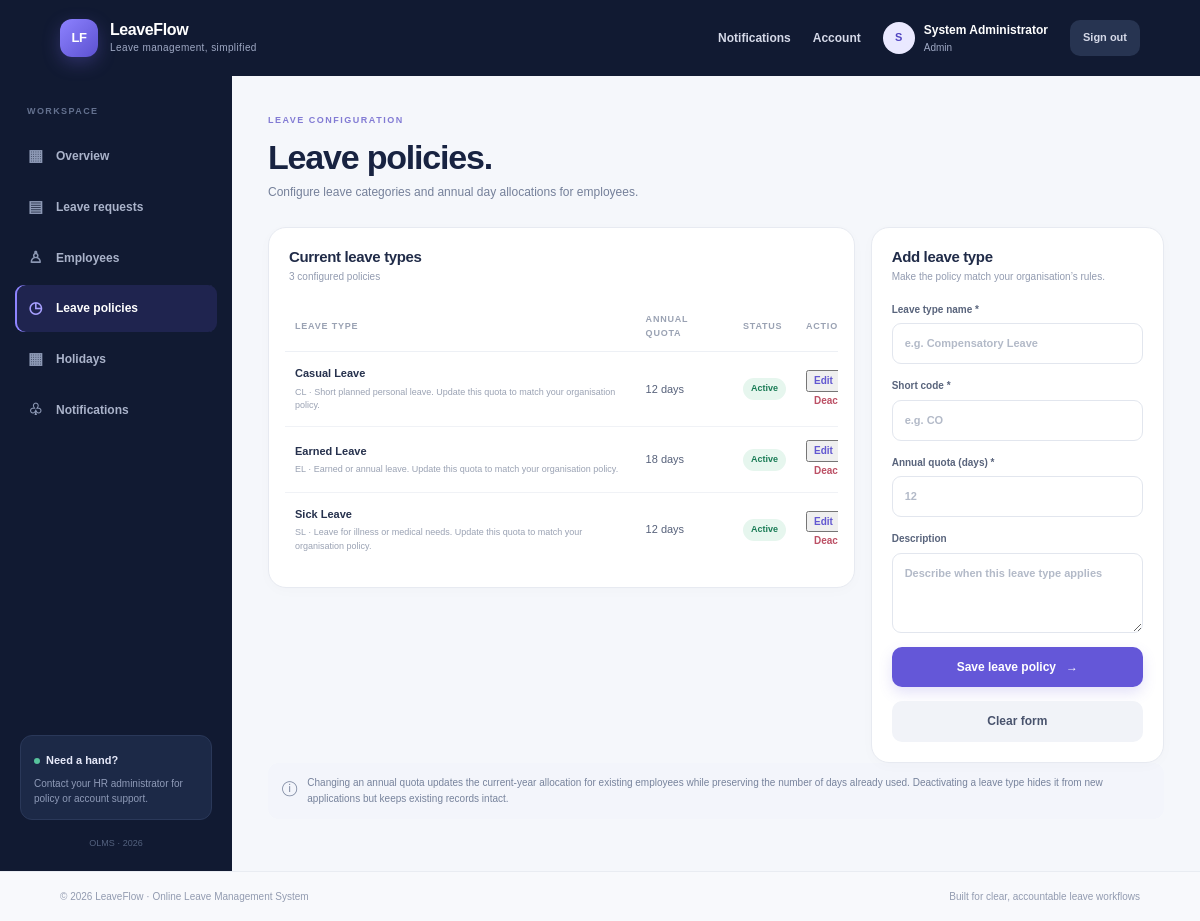
Page /admin/leave-types.php (signed in) on the committed database.
### tables this page shows
CREATE TABLE users (
    id BIGINT UNSIGNED NOT NULL AUTO_INCREMENT,
    employee_code VARCHAR(30) NOT NULL,
    full_name VARCHAR(120) NOT NULL,
    email VARCHAR(190) NOT NULL,
    phone VARCHAR(25) DEFAULT NULL,
    department VARCHAR(100) NOT NULL,
    designation VARCHAR(100) DEFAULT NULL,
    date_of_joining DATE DEFAULT NULL,
    password_hash VARCHAR(255) NOT NULL,
    role ENUM('employee','admin') NOT NULL DEFAULT 'employee',
    status ENUM('active','inactive') NOT NULL DEFAULT 'active',
    created_at TIMESTAMP NOT NULL DEFAULT CURRENT_TIMESTAMP,
    updated_at TIMESTAMP NOT NULL DEFAULT CURRENT_TIMESTAMP ON UPDATE CURRENT_TIMESTAMP,
    PRIMARY KEY (id),
    UNIQUE KEY uq_users_employee_code (employee_code),
    UNIQUE KEY uq_users_email (email),
    KEY idx_users_department_status (department, status),
    KEY idx_users_role (role)
);

CREATE TABLE leave_types (
    id BIGINT UNSIGNED NOT NULL AUTO_INCREMENT,
    name VARCHAR(80) NOT NULL,
    code VARCHAR(20) NOT NULL,
    annual_quota DECIMAL(6,2) NOT NULL DEFAULT 0,
    description VARCHAR(255) DEFAULT NULL,
    is_active TINYINT(1) NOT NULL DEFAULT 1,
    created_at TIMESTAMP NOT NULL DEFAULT CURRENT_TIMESTAMP,
    updated_at TIMESTAMP NOT NULL DEFAULT CURRENT_TIMESTAMP ON UPDATE CURRENT_TIMESTAMP,
    PRIMARY KEY (id),
    UNIQUE KEY uq_leave_types_code (code),
    UNIQUE KEY uq_leave_types_name (name)
);

### includes/bootstrap.php (called while the page is built, shortened)
<?php
$config = require __DIR__ . '/../config/config.php';
require_once __DIR__ . '/functions.php';
$BASE_URL = rtrim((string)($config['app_url'] ?? ''), '/');
if ($BASE_URL === '') {
    $script = str_replace('\\', '/', (string)($_SERVER['SCRIPT_NAME'] ?? ''));
    $basePath = rtrim(str_replace('\\', '/', dirname($script)), '/.');
    if (preg_match('#/(employee|admin|cron)$#', $basePath)) {
        $basePath = substr($basePath, 0, strrpos($basePath, '/'));
    }
    $BASE_URL = $basePath === '' ? '' : $basePath;
}

### includes/functions.php (called while the page is built, shortened)
<?php
function h(?string $value): string
{
    return htmlspecialchars((string)$value, ENT_QUOTES | ENT_SUBSTITUTE, 'UTF-8');
}
function url(string $path = ''): string
{
    global $BASE_URL;
    return ($BASE_URL ?? '') . '/' . ltrim($path, '/');
}
function current_user(): ?array
{
    return $_SESSION['user'] ?? null;
}
function require_login(): array
{
    global $pdo;
    $user = current_user();
    $stmt = $pdo->prepare('SELECT id, employee_code, full_name, email, department, designation, role, status FROM users WHERE id = ? LIMIT 1');
    $stmt->execute([(int)$user['id']]);
    $freshUser = $stmt->fetch();
    return $freshUser;
}
function require_role(string $role): array
{
    $user = require_login();
    return $user;
}
function format_days(float|int|string|null $days): string
{
    $number = (float)$days;
    return rtrim(rtrim(number_format($number, 2, '.', ''), '0'), '.') . ' ' . ($number === 1.0 ? 'day' : 'days');
}

### admin/leave-types.php (the view, shortened to what this page needs)
<?php
require __DIR__ . '/../includes/bootstrap.php';
$admin = require_role('admin');
$types = $pdo->query('SELECT * FROM leave_types ORDER BY is_active DESC, name')->fetchAll();
require __DIR__ . '/../includes/header.php';
?>
<div class="page-heading"><div><span class="eyebrow">LEAVE CONFIGURATION</span><h1>Leave policies.</h1><p>Configure leave categories and annual day allocations for employees.</p></div></div>
<div class="policy-layout"><section class="panel"><div class="panel-heading"><div><h2>Current leave types</h2><p><?= count($types) ?> configured policies</p></div></div><?php if (!$types): ?><div class="empty-state"><strong>No leave types yet</strong></div><?php else: ?><div class="table-wrap"><table><thead><tr><th>Leave type</th><th>Annual quota</th><th>Status</th><th>Action</th></tr></thead><tbody><?php foreach ($types as $type): ?><tr><td><strong><?= h($type['name']) ?></strong><small class="cell-sub"><?= h($type['code']) ?> · <?= h($type['description'] ?: 'No description') ?></small></td><td><?= h(format_days($type['annual_quota'])) ?></td><td><span class="status-badge status-<?= $type['is_active'] ? 'success' : 'muted' ?>"><?= $type['is_active'] ? 'Active' : 'Inactive' ?></span></td><td><button class="table-action" type="button" data-edit-policy data-id="<?= (int)$type['id'] ?>" data-name="<?= h($type['name']) ?>" data-code="<?= h($type['code']) ?>" data-quota="<?= h((string)$type['annual_quota']) ?>" data-description="<?= h($type['description'] ?? '') ?>">Edit</button><form method="post" class="inline-form"><?= csrf_field() ?><input type="hidden" name="action" value="toggle"><input type="hidden" name="id" value="<?= (int)$type['id'] ?>"><button class="link-danger" type="submit"><?= $type['is_active'] ? 'Deactivate' : 'Activate' ?></button></form></td></tr><?php endforeach; ?></tbody></table></div><?php endif; ?></section>
<section class="panel policy-form-panel"><div class="panel-heading"><div><h2 id="policy-form-title">Add leave type</h2><p>Make the policy match your organisation’s rules.</p></div></div><form method="post" id="policy-form" class="form-stack"><?= csrf_field() ?><input type="hidden" name="action" value="save"><input type="hidden" name="id" id="policy-id" value=""><label>Leave type name *<input name="name" id="policy-name" required maxlength="80" placeholder="e.g. Compensatory Leave"></label><label>Short code *<input name="code" id="policy-code" required maxlength="20" placeholder="e.g. CO"></label><label>Annual quota (days) *<input type="number" name="annual_quota" id="policy-quota" min="0" max="366" step="0.5" required placeholder="12"></label><label>Description<textarea name="description" id="policy-description" rows="3" maxlength="255" placeholder="Describe when this leave type applies"></textarea></label><button class="btn btn-primary btn-block" type="submit">Save leave policy <span>→</span></button><button class="btn btn-quiet btn-block" type="reset" id="policy-reset">Clear form</button></form></section></div>
<div class="form-hint"><span>ⓘ</span><p>Changing an annual quota updates the current-year allocation for existing employees while preserving the number of days already used. Deactivating a leave type hides it from new applications but keeps existing records intact.</p></div>
<?php require __DIR__ . '/../includes/footer.php'; ?>

### includes/header.php (shortened to what this page needs)
<?php
$user = current_user();
$unreadCount = ($user && isset($pdo)) ? unread_notification_count($pdo, (int)$user['id']) : 0;
?>
<!doctype html>
<html lang="en">
<head>
    <link rel="stylesheet" href="<?= h(url('assets/css/style.css')) ?>">
</head>
<body>
<div class="app-shell">
    <header class="topbar">
        <a class="brand" href="<?= h(url($user ? ($user['role'] === 'admin' ? 'admin/dashboard.php' : 'employee/dashboard.php') : 'index.php')) ?>">
            <span class="brand-mark">LF</span><span><strong>LeaveFlow</strong><small>Leave management, simplified</small></span>
        </a>
        <nav class="top-actions">
            <?php if ($user): ?>
                <a class="top-link notification-link" href="<?= h(url('employee/notifications.php')) ?>" aria-label="Notifications">Notifications </a>
                <a class="top-link" href="<?= h(url('account.php')) ?>">Account</a>
                <span class="user-chip"><span class="avatar"><?= h(strtoupper(substr($user['full_name'], 0, 1))) ?></span><span><?= h($user['full_name']) ?><small><?= h(ucfirst($user['role'])) ?></small></span></span>
                <a class="btn btn-quiet btn-small" href="<?= h(url('logout.php')) ?>">Sign out</a>
            <?php else: ?>
                <a class="top-link" href="<?= h(url('login.php')) ?>">Sign in</a>
                <a class="btn btn-primary btn-small" href="<?= h(url('register.php')) ?>">Create account</a>
            <?php endif; ?>
        </nav>
    </header>
    <?php if ($user): ?>
    <div class="workspace">
        <aside class="sidebar">
            <div class="side-label">WORKSPACE</div>
            <?php if ($user['role'] === 'admin'): ?>
                <a class="side-link <?= str_contains($_SERVER['SCRIPT_NAME'] ?? '', 'dashboard.php') ? 'active' : '' ?>" href="<?= h(url('admin/dashboard.php')) ?>"><span>▦</span> Overview</a>
                <a class="side-link <?= str_contains($_SERVER['SCRIPT_NAME'] ?? '', 'leaves.php') ? 'active' : '' ?>" href="<?= h(url('admin/leaves.php')) ?>"><span>▤</span> Leave requests</a>
                <a class="side-link <?= str_contains($_SERVER['SCRIPT_NAME'] ?? '', 'employees.php') ? 'active' : '' ?>" href="<?= h(url('admin/employees.php')) ?>"><span>♙</span> Employees</a>
                <a class="side-link <?= str_contains($_SERVER['SCRIPT_NAME'] ?? '', 'leave-types.php') ? 'active' : '' ?>" href="<?= h(url('admin/leave-types.php')) ?>"><span>◷</span> Leave policies</a>
                <a class="side-link <?= str_contains($_SERVER['SCRIPT_NAME'] ?? '', 'holidays.php') ? 'active' : '' ?>" href="<?= h(url('admin/holidays.php')) ?>"><span>▦</span> Holidays</a>
                <a class="side-link" href="<?= h(url('employee/notifications.php')) ?>"><span>♧</span> Notifications <?php if ($unreadCount): ?><em><?= $unreadCount ?></em><?php endif; ?></a>
            <?php endif; ?>
            <div class="sidebar-foot"><div class="help-card"><span class="help-dot"></span><strong>Need a hand?</strong><p>Contact your HR administrator for policy or account support.</p></div><small>OLMS · <?= date('Y') ?></small></div>
        </aside>
        <main class="main-content">
    <?php else: ?>
        <main class="public-content">
    <?php endif; ?>

### includes/footer.php (shortened to what this page needs)
        </main>
    <?php if ($user): ?>
    </div>
    <?php endif; ?>
    <footer class="app-footer"><span>© <?= date('Y') ?> LeaveFlow · Online Leave Management System</span><span>Built for clear, accountable leave workflows</span></footer>
</div>
</body>
</html>

### rows in the picture
users: full_name "S", full_name "System Administrator", role "Admin"
leave_types: name "Casual Leave", code "CL", description "Short planned personal leave. Update this quota to match your organisation policy.", annual_quota "12 days", is_active "Active"
leave_types: name "Earned Leave", code "EL", description "Earned or annual leave. Update this quota to match your organisation policy.", annual_quota "18 days", is_active "Active"
leave_types: name "Sick Leave", code "SL", description "Leave for illness or medical needs. Update this quota to match your organisation policy.", annual_quota "12 days", is_active "Active"

### other values in the picture
count($types) "3"
